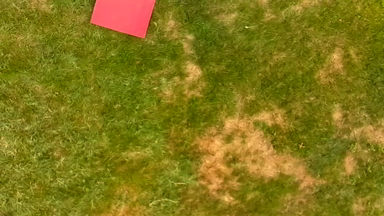
#> input picture framesredsquare/scene00011.png, 384 x 216 px
$ python rotate_and_flip.py framesredsquare out
#> lines starting #> are read from the running program, lines starting #| are printed output that depends on the picture
#rotates and flips a picture for more test data
#python rotate_and_flip.py inputfolder outputfolder
import cv2
import sys
import random
import glob

count = 0
FILENAME = 'pos'

def process(pic,output):
#> called with pic = 'framesredsquare/scene00011.png', output = 'out'
	global count

	img = cv2.imread(pic)
#> img is the input picture: shape (216, 384, 3); mean B, G, R 24.2, 119.3, 130.1
	img = cv2.cvtColor(img, cv2.COLOR_BGR2GRAY)
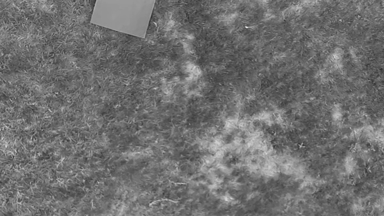
#> img: shape (216, 384); min 46, max 233, mean 111.7

	for i in range(8):															#8 for squares, 30 for other
		count+=1
		cv2.imwrite(output + '/' + FILENAME + str(count) + '.png',img)

		count+=1
		flip0 = cv2.flip(img,0)
		cv2.imwrite(output + '/' + FILENAME + str(count) + '.png',flip0)

		count+=1
		flip1 = cv2.flip(img,1)
		cv2.imwrite(output + '/' + FILENAME + str(count) + '.png',flip1)

		(rows,cols) = img.shape[:2]

		#M = cv2.getRotationMatrix2D(	(cols/2,rows/2),random.randint(8,15),1)
		M = cv2.getRotationMatrix2D(	(cols/2,rows/2),random.randint(30,60),1)			#better for squares
		img = cv2.warpAffine(img,M,(cols,rows))
#> this loop made 8 passes
#> pass 1, in process, `flip0 = cv2.flip(img,0)`:
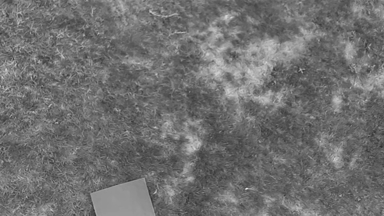
#> flip0: shape (216, 384); min 46, max 233, mean 111.7
#> pass 1, in process, `flip1 = cv2.flip(img,1)`:
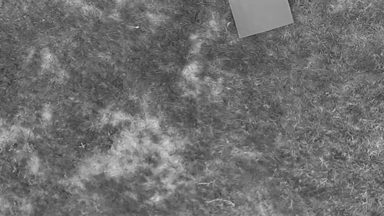
#> flip1: shape (216, 384); min 46, max 233, mean 111.7
#> pass 1, in process, `img = cv2.warpAffine(img,M,(cols,rows))`:
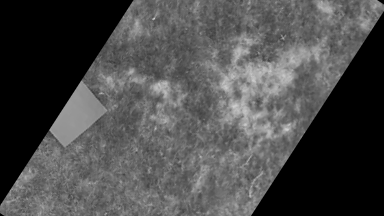
#> img: shape (216, 384); min 0, max 209, mean 74.9
#> pass 2, in process, `flip0 = cv2.flip(img,0)`:
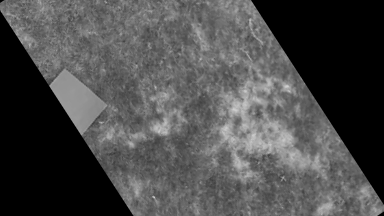
#> flip0: shape (216, 384); min 0, max 209, mean 74.9
#> after the loop:
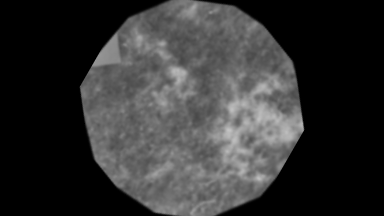
#> img: shape (216, 384); min 0, max 196, mean 50.2
#> after the loop, count = 24

	print(count)
#| 24


if __name__ == "__main__":
	inputfolder = sys.argv[1]
	outputfolder = sys.argv[2]

	inp = glob.glob('%s/*.png' % inputfolder)

	for innie in inp:
		process(innie,outputfolder)
#> pass 2 of the loop `for innie in inp:`:
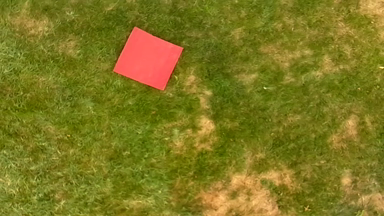
#> input picture framesredsquare/scene00031.png, 384 x 216 px
#> in process, img is the input picture: shape (216, 384, 3); mean B, G, R 31.5, 119.6, 126
#> the loop in process (call 2), `for i in range(8):` made 8 passes
#> (count, M) on passes 1 to 8: (27, [[0.695, 0.719, -19.06], [-0.719, 0.695, 171.1]]), (30, [[0.707, 0.707, -20.13], [-0.707, 0.707, 167.4]]), (33, [[0.743, 0.669, -22.95], [-0.669, 0.743, 156.2]]), (36, [[0.515, 0.857, 0.539], [-0.857, 0.515, 217]]), (39, [[0.574, 0.819, -6.6], [-0.819, 0.574, 203.3]]), (42, [[0.559, 0.829, -4.9], [-0.829, 0.559, 206.8]]), (45, [[0.777, 0.629, -25.18], [-0.629, 0.777, 144.9]]), (48, [[0.5, 0.866, 2.47], [-0.866, 0.5, 220.3]])
#> pass 1, in process (call 2), `flip1 = cv2.flip(img,1)`:
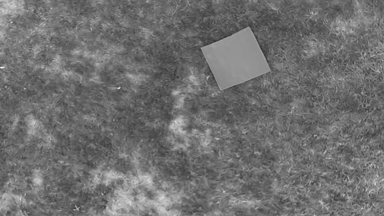
#> flip1: shape (216, 384); min 44, max 244, mean 111.5
#> after the loop in process (call 2), `for i in range(8):`:
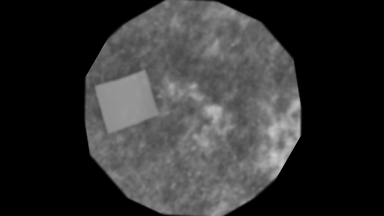
#> img: shape (216, 384); min 0, max 201, mean 49.4
#> after the loop in process (call 2), `for i in range(8):`: count = 48
#| 48
